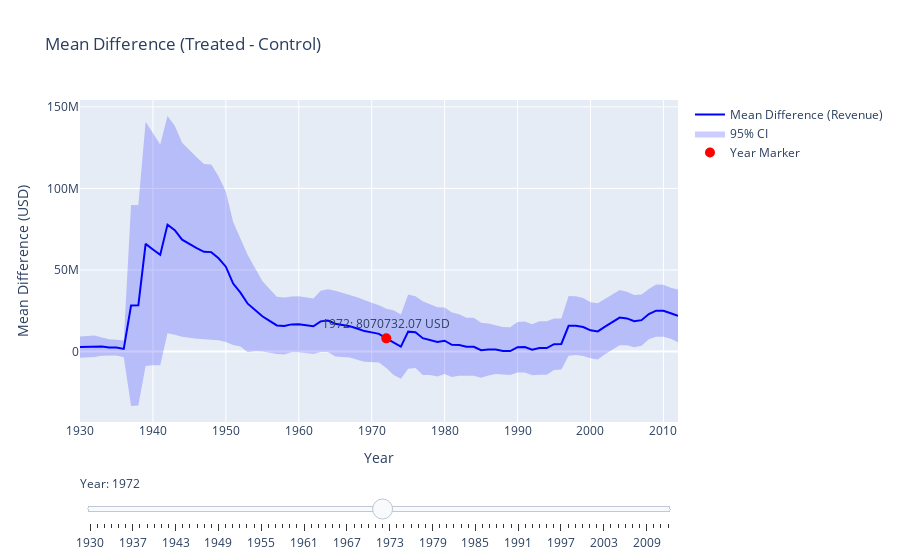

Here is the notebook cell this chart was saved with:
### Markdown cell above
The figure above compares the average box office revenues of treated and control groups over time. The Treated movies consistently outperform controls in recent decades which was not the case a long time before.

### Code cell
# Filter years starting from 1930 for significant results
start_index = years.index(1930)
filtered_years = years[start_index:]

# Filter mean difference and confidence intervals 
filtered_mean_difference_revenue = np.abs(
    np.nan_to_num(mean_revenues_treated[start_index:], nan=0) - 
    np.nan_to_num(mean_revenues_control[start_index:], nan=0)
)
filtered_ci_upper_revenue = np.nan_to_num(
    filtered_mean_difference_revenue + 
    np.array(ci_revenues_treated[start_index:]) + 
    np.array(ci_revenues_control[start_index:]), 
    nan=0
)
filtered_ci_lower_revenue = np.nan_to_num(
    filtered_mean_difference_revenue - 
    (np.array(ci_revenues_treated[start_index:]) + 
     np.array(ci_revenues_control[start_index:])), 
    nan=0
)

# Define the position of the dot 
mid_index = len(filtered_years) // 2
initial_year = filtered_years[mid_index]
initial_value = filtered_mean_difference_revenue[mid_index]

fig_revenue_curve = go.Figure()

# Add the main line
fig_revenue_curve.add_trace(go.Scatter(
    x=filtered_years,
    y=filtered_mean_difference_revenue,
    mode='lines',
    name='Mean Difference (Revenue)',
    line=dict(color='blue')
))

# Add the confidence interval as a filled area
fig_revenue_curve.add_trace(go.Scatter(
    x=np.concatenate([filtered_years, filtered_years[::-1]]),
    y=np.concatenate([filtered_ci_upper_revenue, filtered_ci_lower_revenue[::-1]]),
    fill='toself',
    fillcolor='rgba(0, 0, 255, 0.2)',
    line=dict(color='rgba(255,255,255,0)'),
    showlegend=True,
    name='95% CI'
))

# Add the red dot 
fig_revenue_curve.add_trace(go.Scatter(
    x=[initial_year],
    y=[initial_value],
    mode='markers+text',
    marker=dict(color='red', size=10),
    text=[f"{initial_year}: {initial_value:.2f} USD"],
    textposition="top center",
    name="Year Marker"
))

# Create the slider
steps_revenue_curve = []
for i in range(len(filtered_years)):
    step = dict(
        method='update',
        args=[
            # Update the position of the dot
            {'x': [filtered_years, np.concatenate([filtered_years, filtered_years[::-1]]), [filtered_years[i]]],
             'y': [filtered_mean_difference_revenue,
                   np.concatenate([filtered_ci_upper_revenue, filtered_ci_lower_revenue[::-1]]),
                   [filtered_mean_difference_revenue[i]]],
             'text': [None, None, [f"{filtered_years[i]}: {filtered_mean_difference_revenue[i]:.2f} USD"]]},  # Update text
        ],
        label=str(filtered_years[i])
    )
    steps_revenue_curve.append(step)

# Add slider configuration
fig_revenue_curve.update_layout(
    sliders=[dict(
        active=mid_index,  
        currentvalue={"prefix": "Year: "},
        pad={"t": 50},
        steps=steps_revenue_curve
    )],
    title="Mean Difference (Treated - Control)",
    xaxis=dict(title="Year"),
    yaxis=dict(title="Mean Difference (USD)"),
    showlegend=True
)

fig_revenue_curve.show()

### Figure 1 — Plotly figure (JSON) as saved in the notebook; plotly's stock layout.template omitted (floating-point values rounded to 4 significant figures; data arrays with more than 128 entries replaced by an {"elided": "..."} marker saying what was removed)
{"data": [{"line": {"color": "blue"}, "mode": "lines", "name": "Mean Difference (Revenue)", "type": "scatter", "x": [1930, 1932, 1933, 1934, 1935, 1936, 1937, 1938, 1939, 1940, 1941, 1942, 1943, 1944, 1945, 1946, 1947, 1948, 1949, 1950, 1951, 1952, 1953, 1954, 1955, 1956, 1957, 1958, 1959, 1960, 1961, 1962, 1963, 1964, 1965, 1966, 1967, 1968, 1969, 1970, 1971, 1972, 1973, 1974, 1975, 1976, 1977, 1978, 1979, 1980, 1981, 1982, 1983, 1984, 1985, 1986, 1987, 1988, 1989, 1990, 1991, 1992, 1993, 1994, 1995, 1996, 1997, 1998, 1999, 2000, 2001, 2002, 2003, 2004, 2005, 2006, 2007, 2008, 2009, 2010, 2011, 2012], "y": [2724000.0, 3213000.0, 3053540, 2494000.0, 2380000.0, 1572000.0, 28240000.0, 28340000.0, 65990000.0, 62560000.0, 59260000.0, 77800000.0, 74420000.0, 68550000.0, 65870000.0, 63460000.0, 61160000.0, 60950000.0, 57170000.0, 52020000.0, 41660000.0, 36140000.0, 29320000.0, 25690000.0, 21600000.0, 18750000.0, 15980000.0, 15640000.0, 16630000.0, 16680000.0, 15940000.0, 15450000.0, 18490000.0, 18940000.0, 17070000.0, 16350000.0, 15510000.0, 14080000.0, 12510000.0, 11730000.0, 10830000.0, 8071000.0, 5456000.0, 2996000.0, 12190000.0, 11850000.0, 8178000.0, 7171000.0, 5858000.0, 6611000.0, 4091000.0, 3971000.0, 2954000.0, 2910000.0, 781500.0, 1202000.0, 1205000.0, 358500.0, 251300.0, 2616000.0, 2783000.0, 1056000.0, 2085000.0, 2125000.0, 4469000.0, 4622000.0, 15740000.0, 15840000.0, 15040000.0, 13000000.0, 12320000.0, 15270000.0, 18290000.0, 20770000.0, 20300000.0, 18630000.0, 19230000.0, 22940000.0, 25040000.0, 25020000.0, 23450000.0, 21840000.0]}, {"fill": "toself", "fillcolor": "rgba(0, 0, 255, 0.2)", "line": {"color": "rgba(255,255,255,0)"}, "name": "95% CI", "showlegend": true, "type": "scatter", "x": {"elided": "164 int values"}, "y": {"elided": "164 float values"}}, {"marker": {"color": "red", "size": 10}, "mode": "markers+text", "name": "Year Marker", "text": ["1972: 8070732.07 USD"], "textposition": "top center", "type": "scatter", "x": [1972], "y": [8071000.0]}], "layout": {"showlegend": true, "sliders": [{"active": 41, "currentvalue": {"prefix": "Year: "}, "pad": {"t": 50}, "steps": [{"args": [{"text": [null, null, ["1930: 2723870.83 USD"]], "x": {"elided": "3 rows, 247 int values in total"}, "y": {"elided": "3 rows, 247 float values in total"}}], "label": "1930", "method": "update"}, {"args": [{"text": [null, null, ["1932: 3212811.76 USD"]], "x": {"elided": "3 rows, 247 int values in total"}, "y": {"elided": "3 rows, 247 float values in total"}}], "label": "1932", "method": "update"}, {"args": [{"text": [null, null, ["1933: 3053540.00 USD"]], "x": {"elided": "3 rows, 247 int values in total"}, "y": {"elided": "3 rows, 247 float values in total"}}], "label": "1933", "method": "update"}, {"args": [{"text": [null, null, ["1934: 2493532.62 USD"]], "x": {"elided": "3 rows, 247 int values in total"}, "y": {"elided": "3 rows, 247 float values in total"}}], "label": "1934", "method": "update"}, {"args": [{"text": [null, null, ["1935: 2379532.65 USD"]], "x": {"elided": "3 rows, 247 int values in total"}, "y": {"elided": "3 rows, 247 float values in total"}}], "label": "1935", "method": "update"}, {"args": [{"text": [null, null, ["1936: 1571838.64 USD"]], "x": {"elided": "3 rows, 247 int values in total"}, "y": {"elided": "3 rows, 247 float values in total"}}], "label": "1936", "method": "update"}, {"args": [{"text": [null, null, ["1937: 28238545.64 USD"]], "x": {"elided": "3 rows, 247 int values in total"}, "y": {"elided": "3 rows, 247 float values in total"}}], "label": "1937", "method": "update"}, {"args": [{"text": [null, null, ["1938: 28340934.36 USD"]], "x": {"elided": "3 rows, 247 int values in total"}, "y": {"elided": "3 rows, 247 float values in total"}}], "label": "1938", "method": "update"}, {"args": [{"text": [null, null, ["1939: 65988329.82 USD"]], "x": {"elided": "3 rows, 247 int values in total"}, "y": {"elided": "3 rows, 247 float values in total"}}], "label": "1939", "method": "update"}, {"args": [{"text": [null, null, ["1940: 62561592.04 USD"]], "x": {"elided": "3 rows, 247 int values in total"}, "y": {"elided": "3 rows, 247 float values in total"}}], "label": "1940", "method": "update"}, {"args": [{"text": [null, null, ["1941: 59258195.24 USD"]], "x": {"elided": "3 rows, 247 int values in total"}, "y": {"elided": "3 rows, 247 float values in total"}}], "label": "1941", "method": "update"}, {"args": [{"text": [null, null, ["1942: 77803651.11 USD"]], "x": {"elided": "3 rows, 247 int values in total"}, "y": {"elided": "3 rows, 247 float values in total"}}], "label": "1942", "method": "update"}, {"args": [{"text": [null, null, ["1943: 74423709.37 USD"]], "x": {"elided": "3 rows, 247 int values in total"}, "y": {"elided": "3 rows, 247 float values in total"}}], "label": "1943", "method": "update"}, {"args": [{"text": [null, null, ["1944: 68547565.66 USD"]], "x": {"elided": "3 rows, 247 int values in total"}, "y": {"elided": "3 rows, 247 float values in total"}}], "label": "1944", "method": "update"}, {"args": [{"text": [null, null, ["1945: 65871548.02 USD"]], "x": {"elided": "3 rows, 247 int values in total"}, "y": {"elided": "3 rows, 247 float values in total"}}], "label": "1945", "method": "update"}, {"args": [{"text": [null, null, ["1946: 63461844.89 USD"]], "x": {"elided": "3 rows, 247 int values in total"}, "y": {"elided": "3 rows, 247 float values in total"}}], "label": "1946", "method": "update"}, {"args": [{"text": [null, null, ["1947: 61155465.85 USD"]], "x": {"elided": "3 rows, 247 int values in total"}, "y": {"elided": "3 rows, 247 float values in total"}}], "label": "1947", "method": "update"}, {"args": [{"text": [null, null, ["1948: 60948962.77 USD"]], "x": {"elided": "3 rows, 247 int values in total"}, "y": {"elided": "3 rows, 247 float values in total"}}], "label": "1948", "method": "update"}, {"args": [{"text": [null, null, ["1949: 57173476.37 USD"]], "x": {"elided": "3 rows, 247 int values in total"}, "y": {"elided": "3 rows, 247 float values in total"}}], "label": "1949", "method": "update"}, {"args": [{"text": [null, null, ["1950: 52018594.12 USD"]], "x": {"elided": "3 rows, 247 int values in total"}, "y": {"elided": "3 rows, 247 float values in total"}}], "label": "1950", "method": "update"}, {"args": [{"text": [null, null, ["1951: 41663901.77 USD"]], "x": {"elided": "3 rows, 247 int values in total"}, "y": {"elided": "3 rows, 247 float values in total"}}], "label": "1951", "method": "update"}, {"args": [{"text": [null, null, ["1952: 36136312.45 USD"]], "x": {"elided": "3 rows, 247 int values in total"}, "y": {"elided": "3 rows, 247 float values in total"}}], "label": "1952", "method": "update"}, {"args": [{"text": [null, null, ["1953: 29324845.85 USD"]], "x": {"elided": "3 rows, 247 int values in total"}, "y": {"elided": "3 rows, 247 float values in total"}}], "label": "1953", "method": "update"}, {"args": [{"text": [null, null, ["1954: 25688333.56 USD"]], "x": {"elided": "3 rows, 247 int values in total"}, "y": {"elided": "3 rows, 247 float values in total"}}], "label": "1954", "method": "update"}, {"args": [{"text": [null, null, ["1955: 21595196.67 USD"]], "x": {"elided": "3 rows, 247 int values in total"}, "y": {"elided": "3 rows, 247 float values in total"}}], "label": "1955", "method": "update"}, {"args": [{"text": [null, null, ["1956: 18746256.23 USD"]], "x": {"elided": "3 rows, 247 int values in total"}, "y": {"elided": "3 rows, 247 float values in total"}}], "label": "1956", "method": "update"}, {"args": [{"text": [null, null, ["1957: 15979997.31 USD"]], "x": {"elided": "3 rows, 247 int values in total"}, "y": {"elided": "3 rows, 247 float values in total"}}], "label": "1957", "method": "update"}, {"args": [{"text": [null, null, ["1958: 15644297.66 USD"]], "x": {"elided": "3 rows, 247 int values in total"}, "y": {"elided": "3 rows, 247 float values in total"}}], "label": "1958", "method": "update"}, {"args": [{"text": [null, null, ["1959: 16628832.71 USD"]], "x": {"elided": "3 rows, 247 int values in total"}, "y": {"elided": "3 rows, 247 float values in total"}}], "label": "1959", "method": "update"}, {"args": [{"text": [null, null, ["1960: 16678602.81 USD"]], "x": {"elided": "3 rows, 247 int values in total"}, "y": {"elided": "3 rows, 247 float values in total"}}], "label": "1960", "method": "update"}, {"args": [{"text": [null, null, ["1961: 15938624.61 USD"]], "x": {"elided": "3 rows, 247 int values in total"}, "y": {"elided": "3 rows, 247 float values in total"}}], "label": "1961", "method": "update"}, {"args": [{"text": [null, null, ["1962: 15449151.11 USD"]], "x": {"elided": "3 rows, 247 int values in total"}, "y": {"elided": "3 rows, 247 float values in total"}}], "label": "1962", "method": "update"}, {"args": [{"text": [null, null, ["1963: 18488287.09 USD"]], "x": {"elided": "3 rows, 247 int values in total"}, "y": {"elided": "3 rows, 247 float values in total"}}], "label": "1963", "method": "update"}, {"args": [{"text": [null, null, ["1964: 18940607.36 USD"]], "x": {"elided": "3 rows, 247 int values in total"}, "y": {"elided": "3 rows, 247 float values in total"}}], "label": "1964", "method": "update"}, {"args": [{"text": [null, null, ["1965: 17068612.13 USD"]], "x": {"elided": "3 rows, 247 int values in total"}, "y": {"elided": "3 rows, 247 float values in total"}}], "label": "1965", "method": "update"}, {"args": [{"text": [null, null, ["1966: 16352084.37 USD"]], "x": {"elided": "3 rows, 247 int values in total"}, "y": {"elided": "3 rows, 247 float values in total"}}], "label": "1966", "method": "update"}, {"args": [{"text": [null, null, ["1967: 15505146.35 USD"]], "x": {"elided": "3 rows, 247 int values in total"}, "y": {"elided": "3 rows, 247 float values in total"}}], "label": "1967", "method": "update"}, {"args": [{"text": [null, null, ["1968: 14075117.91 USD"]], "x": {"elided": "3 rows, 247 int values in total"}, "y": {"elided": "3 rows, 247 float values in total"}}], "label": "1968", "method": "update"}, {"args": [{"text": [null, null, ["1969: 12505152.59 USD"]], "x": {"elided": "3 rows, 247 int values in total"}, "y": {"elided": "3 rows, 247 float values in total"}}], "label": "1969", "method": "update"}, {"args": [{"text": [null, null, ["1970: 11728618.18 USD"]], "x": {"elided": "3 rows, 247 int values in total"}, "y": {"elided": "3 rows, 247 float values in total"}}], "label": "1970", "method": "update"}, {"args": [{"text": [null, null, ["1971: 10832822.43 USD"]], "x": {"elided": "3 rows, 247 int values in total"}, "y": {"elided": "3 rows, 247 float values in total"}}], "label": "1971", "method": "update"}, {"args": [{"text": [null, null, ["1972: 8070732.07 USD"]], "x": {"elided": "3 rows, 247 int values in total"}, "y": {"elided": "3 rows, 247 float values in total"}}], "label": "1972", "method": "update"}, {"args": [{"text": [null, null, ["1973: 5456489.52 USD"]], "x": {"elided": "3 rows, 247 int values in total"}, "y": {"elided": "3 rows, 247 float values in total"}}], "label": "1973", "method": "update"}, {"args": [{"text": [null, null, ["1974: 2996102.97 USD"]], "x": {"elided": "3 rows, 247 int values in total"}, "y": {"elided": "3 rows, 247 float values in total"}}], "label": "1974", "method": "update"}, {"args": [{"text": [null, null, ["1975: 12187739.88 USD"]], "x": {"elided": "3 rows, 247 int values in total"}, "y": {"elided": "3 rows, 247 float values in total"}}], "label": "1975", "method": "update"}, {"args": [{"text": [null, null, ["1976: 11851217.06 USD"]], "x": {"elided": "3 rows, 247 int values in total"}, "y": {"elided": "3 rows, 247 float values in total"}}], "label": "1976", "method": "update"}, {"args": [{"text": [null, null, ["1977: 8177807.10 USD"]], "x": {"elided": "3 rows, 247 int values in total"}, "y": {"elided": "3 rows, 247 float values in total"}}], "label": "1977", "method": "update"}, {"args": [{"text": [null, null, ["1978: 7170746.76 USD"]], "x": {"elided": "3 rows, 247 int values in total"}, "y": {"elided": "3 rows, 247 float values in total"}}], "label": "1978", "method": "update"}, {"args": [{"text": [null, null, ["1979: 5858441.61 USD"]], "x": {"elided": "3 rows, 247 int values in total"}, "y": {"elided": "3 rows, 247 float values in total"}}], "label": "1979", "method": "update"}, {"args": [{"text": [null, null, ["1980: 6611492.79 USD"]], "x": {"elided": "3 rows, 247 int values in total"}, "y": {"elided": "3 rows, 247 float values in total"}}], "label": "1980", "method": "update"}, {"args": [{"text": [null, null, ["1981: 4091390.51 USD"]], "x": {"elided": "3 rows, 247 int values in total"}, "y": {"elided": "3 rows, 247 float values in total"}}], "label": "1981", "method": "update"}, {"args": [{"text": [null, null, ["1982: 3971338.60 USD"]], "x": {"elided": "3 rows, 247 int values in total"}, "y": {"elided": "3 rows, 247 float values in total"}}], "label": "1982", "method": "update"}, {"args": [{"text": [null, null, ["1983: 2953755.45 USD"]], "x": {"elided": "3 rows, 247 int values in total"}, "y": {"elided": "3 rows, 247 float values in total"}}], "label": "1983", "method": "update"}, {"args": [{"text": [null, null, ["1984: 2910318.94 USD"]], "x": {"elided": "3 rows, 247 int values in total"}, "y": {"elided": "3 rows, 247 float values in total"}}], "label": "1984", "method": "update"}, {"args": [{"text": [null, null, ["1985: 781484.22 USD"]], "x": {"elided": "3 rows, 247 int values in total"}, "y": {"elided": "3 rows, 247 float values in total"}}], "label": "1985", "method": "update"}, {"args": [{"text": [null, null, ["1986: 1202206.04 USD"]], "x": {"elided": "3 rows, 247 int values in total"}, "y": {"elided": "3 rows, 247 float values in total"}}], "label": "1986", "method": "update"}, {"args": [{"text": [null, null, ["1987: 1204643.61 USD"]], "x": {"elided": "3 rows, 247 int values in total"}, "y": {"elided": "3 rows, 247 float values in total"}}], "label": "1987", "method": "update"}, {"args": [{"text": [null, null, ["1988: 358536.52 USD"]], "x": {"elided": "3 rows, 247 int values in total"}, "y": {"elided": "3 rows, 247 float values in total"}}], "label": "1988", "method": "update"}, {"args": [{"text": [null, null, ["1989: 251338.57 USD"]], "x": {"elided": "3 rows, 247 int values in total"}, "y": {"elided": "3 rows, 247 float values in total"}}], "label": "1989", "method": "update"}, {"args": [{"text": [null, null, ["1990: 2616496.91 USD"]], "x": {"elided": "3 rows, 247 int values in total"}, "y": {"elided": "3 rows, 247 float values in total"}}], "label": "1990", "method": "update"}, {"args": [{"text": [null, null, ["1991: 2783060.43 USD"]], "x": {"elided": "3 rows, 247 int values in total"}, "y": {"elided": "3 rows, 247 float values in total"}}], "label": "1991", "method": "update"}, {"args": [{"text": [null, null, ["1992: 1056415.44 USD"]], "x": {"elided": "3 rows, 247 int values in total"}, "y": {"elided": "3 rows, 247 float values in total"}}], "label": "1992", "method": "update"}, {"args": [{"text": [null, null, ["1993: 2085015.46 USD"]], "x": {"elided": "3 rows, 247 int values in total"}, "y": {"elided": "3 rows, 247 float values in total"}}], "label": "1993", "method": "update"}, {"args": [{"text": [null, null, ["1994: 2124739.71 USD"]], "x": {"elided": "3 rows, 247 int values in total"}, "y": {"elided": "3 rows, 247 float values in total"}}], "label": "1994", "method": "update"}, {"args": [{"text": [null, null, ["1995: 4469342.76 USD"]], "x": {"elided": "3 rows, 247 int values in total"}, "y": {"elided": "3 rows, 247 float values in total"}}], "label": "1995", "method": "update"}, {"args": [{"text": [null, null, ["1996: 4622398.44 USD"]], "x": {"elided": "3 rows, 247 int values in total"}, "y": {"elided": "3 rows, 247 float values in total"}}], "label": "1996", "method": "update"}, {"args": [{"text": [null, null, ["1997: 15741973.09 USD"]], "x": {"elided": "3 rows, 247 int values in total"}, "y": {"elided": "3 rows, 247 float values in total"}}], "label": "1997", "method": "update"}, {"args": [{"text": [null, null, ["1998: 15840662.38 USD"]], "x": {"elided": "3 rows, 247 int values in total"}, "y": {"elided": "3 rows, 247 float values in total"}}], "label": "1998", "method": "update"}, {"args": [{"text": [null, null, ["1999: 15040893.73 USD"]], "x": {"elided": "3 rows, 247 int values in total"}, "y": {"elided": "3 rows, 247 float values in total"}}], "label": "1999", "method": "update"}, {"args": [{"text": [null, null, ["2000: 13004681.71 USD"]], "x": {"elided": "3 rows, 247 int values in total"}, "y": {"elided": "3 rows, 247 float values in total"}}], "label": "2000", "method": "update"}, {"args": [{"text": [null, null, ["2001: 12319311.70 USD"]], "x": {"elided": "3 rows, 247 int values in total"}, "y": {"elided": "3 rows, 247 float values in total"}}], "label": "2001", "method": "update"}, {"args": [{"text": [null, null, ["2002: 15273289.00 USD"]], "x": {"elided": "3 rows, 247 int values in total"}, "y": {"elided": "3 rows, 247 float values in total"}}], "label": "2002", "method": "update"}, {"args": [{"text": [null, null, ["2003: 18288566.48 USD"]], "x": {"elided": "3 rows, 247 int values in total"}, "y": {"elided": "3 rows, 247 float values in total"}}], "label": "2003", "method": "update"}, {"args": [{"text": [null, null, ["2004: 20771916.55 USD"]], "x": {"elided": "3 rows, 247 int values in total"}, "y": {"elided": "3 rows, 247 float values in total"}}], "label": "2004", "method": "update"}, {"args": [{"text": [null, null, ["2005: 20298646.63 USD"]], "x": {"elided": "3 rows, 247 int values in total"}, "y": {"elided": "3 rows, 247 float values in total"}}], "label": "2005", "method": "update"}, {"args": [{"text": [null, null, ["2006: 18634765.06 USD"]], "x": {"elided": "3 rows, 247 int values in total"}, "y": {"elided": "3 rows, 247 float values in total"}}], "label": "2006", "method": "update"}, {"args": [{"text": [null, null, ["2007: 19225332.40 USD"]], "x": {"elided": "3 rows, 247 int values in total"}, "y": {"elided": "3 rows, 247 float values in total"}}], "label": "2007", "method": "update"}, {"args": [{"text": [null, null, ["2008: 22941971.35 USD"]], "x": {"elided": "3 rows, 247 int values in total"}, "y": {"elided": "3 rows, 247 float values in total"}}], "label": "2008", "method": "update"}, {"args": [{"text": [null, null, ["2009: 25041992.67 USD"]], "x": {"elided": "3 rows, 247 int values in total"}, "y": {"elided": "3 rows, 247 float values in total"}}], "label": "2009", "method": "update"}, {"args": [{"text": [null, null, ["2010: 25015752.44 USD"]], "x": {"elided": "3 rows, 247 int values in total"}, "y": {"elided": "3 rows, 247 float values in total"}}], "label": "2010", "method": "update"}, {"args": [{"text": [null, null, ["2011: 23451408.92 USD"]], "x": {"elided": "3 rows, 247 int values in total"}, "y": {"elided": "3 rows, 247 float values in total"}}], "label": "2011", "method": "update"}, {"args": [{"text": [null, null, ["2012: 21836304.85 USD"]], "x": {"elided": "3 rows, 247 int values in total"}, "y": {"elided": "3 rows, 247 float values in total"}}], "label": "2012", "method": "update"}]}], "title": {"text": "Mean Difference (Treated - Control)"}, "xaxis": {"title": {"text": "Year"}}, "yaxis": {"title": {"text": "Mean Difference (USD)"}}}}
